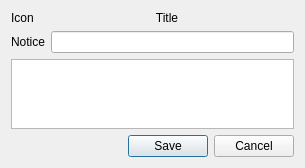
<?xml version="1.0" encoding="UTF-8"?>
<ui version="4.0">
 <class>CombineContactsDialog</class>
 <widget class="QDialog" name="CombineContactsDialog">
  <property name="geometry">
   <rect>
    <x>0</x>
    <y>0</y>
    <width>305</width>
    <height>167</height>
   </rect>
  </property>
  <property name="sizePolicy">
   <sizepolicy hsizetype="Expanding" vsizetype="Preferred">
    <horstretch>0</horstretch>
    <verstretch>0</verstretch>
   </sizepolicy>
  </property>
  <property name="windowTitle">
   <string>Combine Contacts</string>
  </property>
  <layout class="QVBoxLayout" name="verticalLayout">
   <item>
    <layout class="QHBoxLayout" name="horizontalLayout">
     <item>
      <widget class="QLabel" name="lblIcon">
       <property name="text">
        <string>Icon</string>
       </property>
      </widget>
     </item>
     <item>
      <widget class="QLabel" name="lblTitle">
       <property name="sizePolicy">
        <sizepolicy hsizetype="Expanding" vsizetype="Preferred">
         <horstretch>0</horstretch>
         <verstretch>0</verstretch>
        </sizepolicy>
       </property>
       <property name="text">
        <string>Title</string>
       </property>
       <property name="alignment">
        <set>Qt::AlignCenter</set>
       </property>
      </widget>
     </item>
    </layout>
   </item>
   <item>
    <layout class="QHBoxLayout" name="horizontalLayout_2">
     <item>
      <widget class="QLabel" name="lblNotice">
       <property name="text">
        <string notr="true">Notice</string>
       </property>
       <property name="textFormat">
        <enum>Qt::RichText</enum>
       </property>
      </widget>
     </item>
     <item>
      <widget class="QLineEdit" name="lneName"/>
     </item>
    </layout>
   </item>
   <item>
    <widget class="QListWidget" name="lwtContacts"/>
   </item>
   <item>
    <widget class="QDialogButtonBox" name="btbButtons">
     <property name="standardButtons">
      <set>QDialogButtonBox::Cancel|QDialogButtonBox::Save</set>
     </property>
    </widget>
   </item>
  </layout>
 </widget>
 <layoutdefault spacing="6" margin="11"/>
 <tabstops>
  <tabstop>lneName</tabstop>
  <tabstop>lwtContacts</tabstop>
  <tabstop>btbButtons</tabstop>
 </tabstops>
 <resources/>
 <connections/>
</ui>
